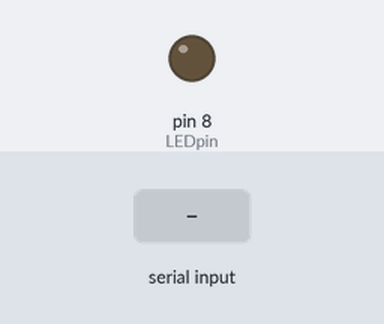
This sketch was run on a simulated Arduino Mega 2560, built with avr-gcc and run on an emulated ATmega2560. On the bench: output pins drawn as LEDs (lit = HIGH). The test bench sets the inputs (shaded band).

Above: at 1.2 s.
1.3 s: "x" received over the second serial link
At 2.3 s:
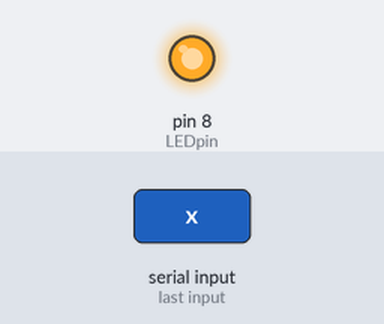
2.8 s: "z" received over the second serial link
At 3.5 s:
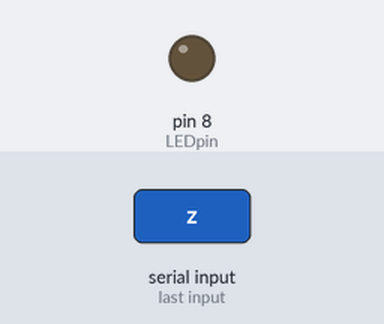
Timing chart, 0 to 5.8 s (numbered marks = the images above; inputs shaded):
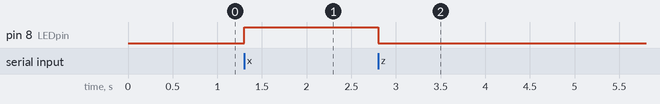

The sketch:

Slave_Link.ino
```cpp
//===========================================================
// Slave Code: Arduino Mega with HC-05 in slave configuration
// Callsign: "Badger"
//===========================================================
#include <SoftwareSerial.h>

SoftwareSerial BTserial(10, 11);          // TX|RX (TX-TX and RX-RX between BT and Arduino)
const int LEDpin = 8;
char LEDstatus[4];                        // Creates a string with a max length of 3 characters and one null

void setup() {
  Serial.begin(9600);
  BTserial.begin(38400);                  // Set baud rate equal to BTserial on master
  pinMode(LEDpin, OUTPUT);

  BTserial.println("Input 'x' to turn LED on, or 'z' to turn LED off.");
}

void loop() {
  if (BTserial.available() > 0){          // Checks whether data is coming from master
    char ch = BTserial.read();

    if (ch == 'x'){
      digitalWrite(LEDpin, HIGH);         // If serial receives 'x' from BTserial, turn on LED
      strcpy(LEDstatus, "On");            // Replaces content from old string with "On"
      BTserial.write(LEDstatus);          // Send LED status to master
    }
    else if (ch == 'z'){
      digitalWrite(LEDpin, LOW);          // If serial receives 'z' from BTserial, turn off LED
      strcpy(LEDstatus, "Off");           // Replaces content from old string with "Off"
      BTserial.write(LEDstatus);          // Send LED status to master
    }
  }
}
```

Measured:
- after the input at 1.3 s, pin 8 (LEDpin): LOW → HIGH at once
- after the input at 2.8 s, pin 8 (LEDpin): HIGH → LOW at once
